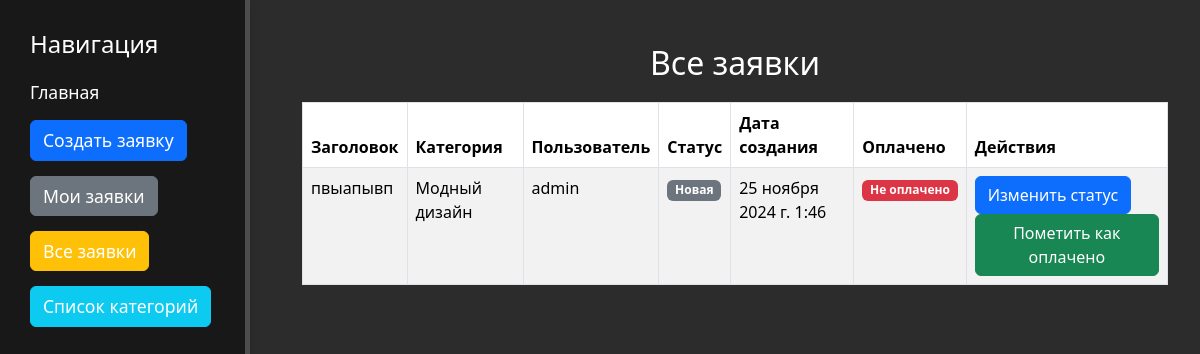
The app's page /admin-view-requests/ (signed in), older data.
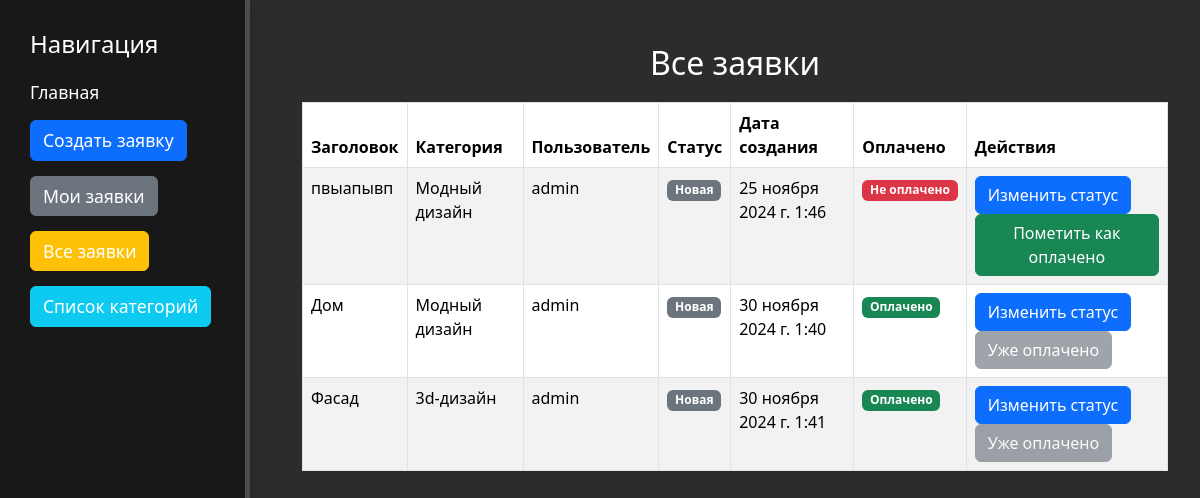
The same page, newer data.
### studio/models.py (models this page shows, shortened)
class Request(models.Model):
    STATUS_CHOICES = [
        ('new', 'Новая'),
        ('in_progress', 'Принято в работу'),
        ('completed', 'Выполнено'),
    ]
    title = models.CharField(max_length=255)
    description = models.TextField()
    category = models.ForeignKey('Category', on_delete=models.CASCADE)
    photo = models.ImageField(upload_to='request_photos/', null=True, blank=True)
    status = models.CharField(max_length=50, choices=STATUS_CHOICES, default='new')
    user = models.ForeignKey('auth.User', on_delete=models.CASCADE)
    paid = models.BooleanField(default=False)  # Поле, показывающее оплачена ли заявка
    created_at = models.DateTimeField(auto_now_add=True)

class Category(models.Model):
    name = models.CharField(max_length=100)
    description = models.TextField(blank=True, null=True)  # Это поле должно быть здесь!
    comment = models.TextField(blank=True, null=True)

### studio/views.py (the view)
# urls.py: path('admin-view-requests/', views.admin_view_requests, name='admin_view_requests'),  # Новое имя пути
@staff_member_required  # Убедимся, что доступ имеют только администраторы
def admin_view_requests(request):
    requests = Request.objects.all()
    return render(request, 'studio/admin_view_requests.html', {'requests': requests})

### Desing_pro/studio/templates/studio/admin_view_requests.html (shortened to what this page needs)
{% extends 'studio/base.html' %}
{% block content %}
  <div class="container mt-4">
    <h1>Все заявки</h1>
    {% if requests %}
      <table class="table table-striped table-bordered">
        <thead class="thead-dark">
          <tr>
            <th>Заголовок</th>
            <th>Категория</th>
            <th>Пользователь</th>
            <th>Статус</th>
            <th>Дата создания</th>
            <th>Оплачено</th>
            <th>Действия</th>
          </tr>
        </thead>
        <tbody>
          {% for request in requests %}
            <tr>
              <td>{{ request.title }}</td>
              <td>{{ request.category.name }}</td>
              <td>{{ request.user.username }}</td>
              <td>
                {% if request.status == 'new' %}
                  <span class="badge bg-secondary">Новая</span>
                {% elif request.status == 'in_progress' %}
                  <span class="badge bg-warning text-dark">Принято в работу</span>
                {% elif request.status == 'completed' %}
                  <span class="badge bg-success">Выполнено</span>
                {% endif %}
              </td>
              <td>{{ request.created_at }}</td>
              <td>
                {% if request.paid %}
                  <span class="badge bg-success">Оплачено</span>
                {% else %}
                  <span class="badge bg-danger">Не оплачено</span>
                {% endif %}
              </td>
              <td>
                {% if request.status != 'completed' %}
                  <a href="{% url 'studio:request_detail' pk=request.pk %}" class="btn btn-primary">Изменить статус</a>
                {% else %}
                  <button class="btn btn-success" disabled>Завершено</button>
                {% endif %}
                {% if not request.paid %}
                  <form method="post" action="{% url 'studio:mark_as_paid' request.id %}" style="display:inline;">
                    <button type="submit" class="btn btn-success">Пометить как оплачено</button>
                  </form>
                {% else %}
                  <button class="btn btn-secondary" disabled>Уже оплачено</button>
                {% endif %}
              </td>
            </tr>
          {% endfor %}
        </tbody>
      </table>
    {% else %}
      <p>Нет заявок для отображения.</p>
    {% endif %}
  </div>
{% endblock %}

### Desing_pro/studio/templates/studio/base.html (shortened to what this page needs)
{% load static %}
<!doctype html>
<html lang="ru">
<head>
    <link rel="stylesheet" href="https://cdn.jsdelivr.net/npm/bootstrap@5.3.3/dist/css/bootstrap.min.css">
    <link rel="stylesheet" href="{% static 'css/styles.css' %}">
</head>
<body>
<aside class="sidebar">
    <h3>Навигация</h3>
    <ul>
        <li><a href="{% url 'studio:home' %}">Главная</a></li>
        {% if user.is_authenticated %}
            <li><a href="{% url 'studio:create_request' %}" class="btn btn-primary">Создать заявку</a></li>
            <li><a href="{% url 'studio:view_requests' %}" class="btn btn-secondary">Мои заявки</a></li>
        {% endif %}
        {% if user.is_authenticated and user.is_staff %}
            <li><a href="{% url 'studio:admin_view_requests' %}" class="btn btn-warning">Все заявки</a></li>
        {% endif %}
        <li><a href="{% url 'studio:category_list' %}" class="btn btn-info">Список категорий</a></li>
    </ul>
</aside>
<main class="content">
    {% block content %}
    {% endblock %}
</main>
</body>
</html>

### studio/static/css/styles.css (style rules this page uses)
body { background: #2c2c2c; color: #fff; }
aside { float: left; background: #181818; width: 20%; padding: 2.5%; border-right: 5px solid #4d4d4d; height: 100vh; }
aside ul { list-style: none; margin-top: 20px }
main { margin: auto; }
a { text-decoration: none; color: #fff }
aside h3 { color: #3r3r3r }
form { width:100%; }
h1 { margin: auto; }
ul, li { list-style: none; }
.sidebar { position: fixed; top: 0; left: 0; width: 250px; height: 100vh; background-color: #2c2c2c padding: 20px; box-shadow: 2px 0 10px rgba(0, 0, 0, 0.1); z-index: 100; }
.sidebar h3 { font-size: 1.5rem; margin-bottom: 20px; }
.sidebar ul { list-style-type: none; padding-left: 0; }
.sidebar ul li { margin-bottom: 15px; }
.sidebar ul li a { text-decoration: none; color: #fff; font-size: 1.1rem; transition: color 0.3s; }
.content { margin-left: 270px; padding: 20px; background-color: #2c2c2c; min-height: 100vh; }
h1 { text-align: center; font-size: 2rem; color: black; margin-bottom: 20px; }
h1 { font-size: 2rem; color: #fff; margin-bottom: 20px; text-align: center; }

Row changes from the older to the newer data that the page shows:
added Request: title "Дом", category.name "Модный дизайн", user.username "admin", status "Новая", created_at "30 ноября 2024 г. 1:40", paid "Оплачено"
added Request: title "Фасад", category.name "3d-дизайн", user.username "admin", status "Новая", created_at "30 ноября 2024 г. 1:41", paid "Оплачено"
